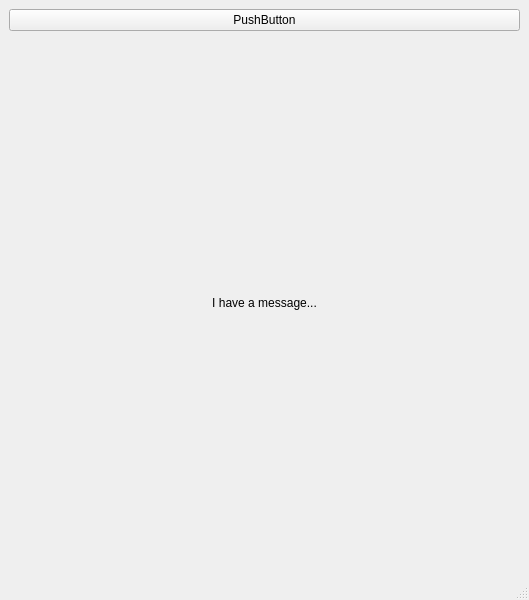
<?xml version="1.0" encoding="UTF-8"?>
<ui version="4.0">
 <class>MainWindow</class>
 <widget class="QMainWindow" name="MainWindow">
  <property name="geometry">
   <rect>
    <x>0</x>
    <y>0</y>
    <width>529</width>
    <height>600</height>
   </rect>
  </property>
  <property name="windowTitle">
   <string>MainWindow</string>
  </property>
  <widget class="QWidget" name="centralwidget">
   <layout class="QVBoxLayout" name="verticalLayout">
    <item>
     <widget class="QPushButton" name="pushButton">
      <property name="text">
       <string>PushButton</string>
      </property>
     </widget>
    </item>
    <item>
     <widget class="QLabel" name="labelMessage">
      <property name="text">
       <string>I have a message...</string>
      </property>
      <property name="alignment">
       <set>Qt::AlignCenter</set>
      </property>
     </widget>
    </item>
   </layout>
  </widget>
  <widget class="QMenuBar" name="menubar">
   <property name="geometry">
    <rect>
     <x>0</x>
     <y>0</y>
     <width>529</width>
     <height>21</height>
    </rect>
   </property>
  </widget>
  <widget class="QStatusBar" name="statusbar"/>
 </widget>
 <resources/>
 <connections/>
</ui>
